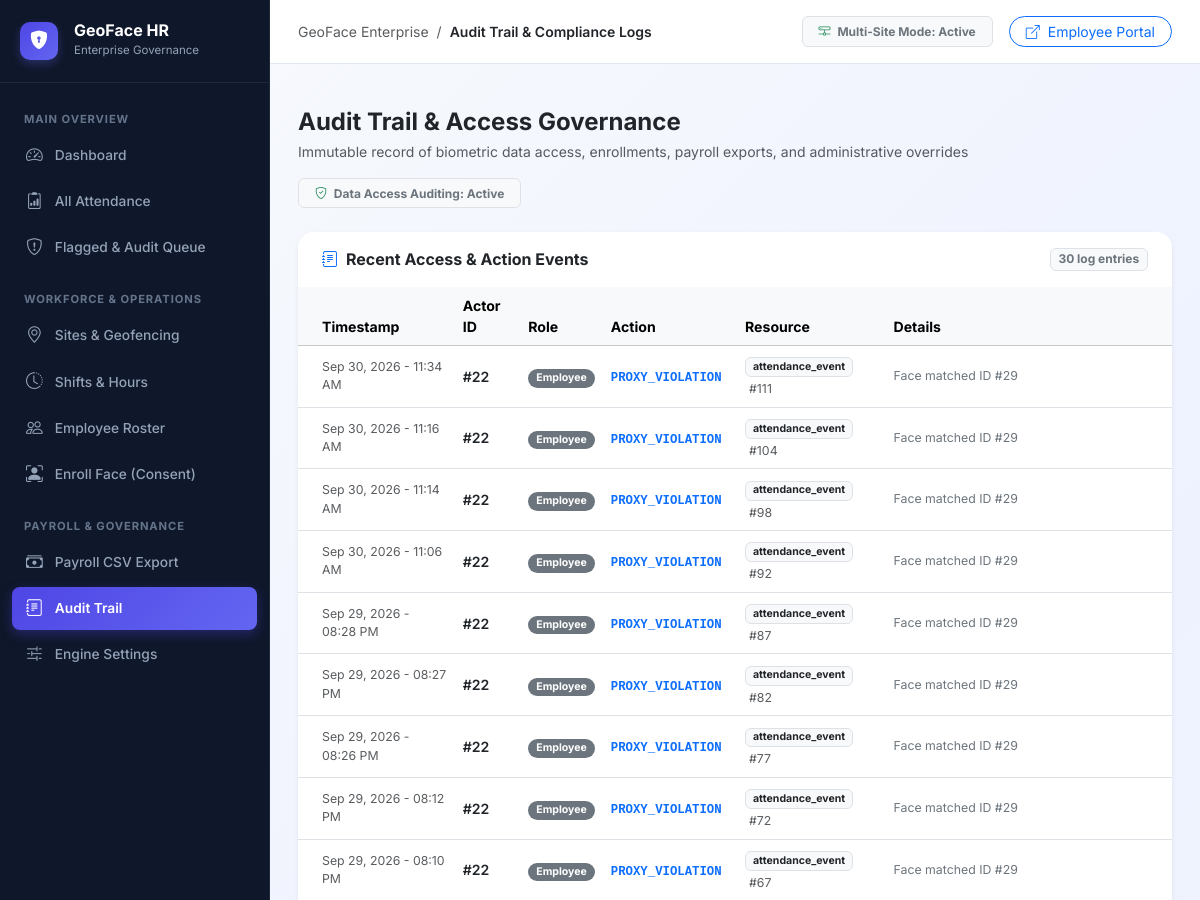
/admin/audit-logs (signed in, upper part), run on an earlier commit of the app's database.
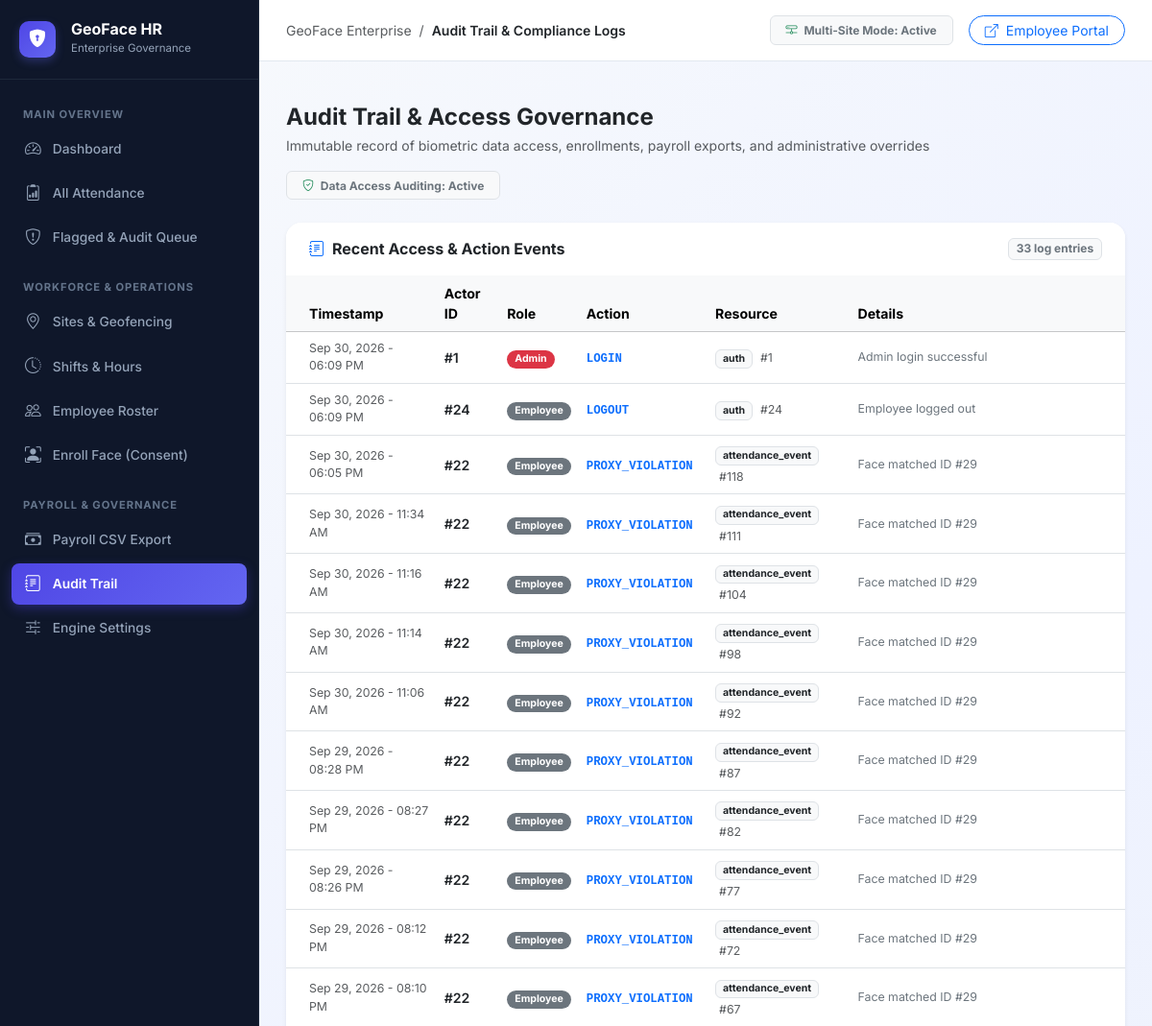
And on a later commit of the database.
### tables this page shows
CREATE TABLE audit_logs (
            id INTEGER PRIMARY KEY AUTOINCREMENT,
            actor_id INTEGER,
            actor_role TEXT,
            action TEXT NOT NULL,
            resource_type TEXT NOT NULL,
            resource_id TEXT,
            details TEXT,
            created_at TEXT NOT NULL
        );

### blueprints/admin/routes.py (the view)
@admin_bp.route("/audit-logs")
@login_required_admin
def audit_logs():
    conn = get_db_connection()
    c = conn.cursor()
    c.execute("""
        SELECT * FROM audit_logs
        ORDER BY created_at DESC
        LIMIT 250
    """)
    logs = [dict(r) for r in c.fetchall()]
    conn.close()
    for l in logs:
        l["created_display"] = format_local_timestamp(l["created_at"], include_year=True)
    return render_template("admin/audit_logs.html", logs=logs)

### config.py (called while the page is built)
def get_app_timezone():
    tz_str = os.environ.get("APP_TIMEZONE") or os.environ.get("TIMEZONE") or "Asia/Kolkata"
    try:
        return zoneinfo.ZoneInfo(tz_str)
    except Exception:
        try:
            return datetime.timezone(datetime.timedelta(hours=5, minutes=30))
        except Exception:
            return datetime.timezone.utc

def format_local_timestamp(iso_val, include_year=True):
    if not iso_val:
        return "—"
    try:
        if isinstance(iso_val, str):
            clean_str = iso_val.replace("Z", "+00:00")
            dt = datetime.datetime.fromisoformat(clean_str)
        elif isinstance(iso_val, datetime.datetime):
            dt = iso_val
        else:
            return str(iso_val)
        if dt.tzinfo is None:
            dt = dt.replace(tzinfo=datetime.timezone.utc)
        app_tz = get_app_timezone()
        local_dt = dt.astimezone(app_tz)
        if include_year:
            return local_dt.strftime("%b %d, %Y - %I:%M %p")
        return local_dt.strftime("%b %d - %I:%M %p")
    except Exception:
        return str(iso_val)

### templates/admin/audit_logs.html (shortened to what this page needs)
{% extends "admin/base_admin.html" %}
{% block page_title %}Audit Trail & Compliance Logs{% endblock %}
{% block content %}
<div class="d-flex flex-wrap justify-content-between align-items-center mb-4 gap-3">
    <div>
        <h4 class="fw-bold text-dark mb-1">Audit Trail & Access Governance</h4>
        <p class="text-muted small mb-0">Immutable record of biometric data access, enrollments, payroll exports, and administrative overrides</p>
    </div>
    <span class="badge bg-light text-secondary border px-3 py-2">
        <i class="bi bi-shield-check text-success me-1"></i> Data Access Auditing: Active
    </span>
</div>
<div class="card border-0 shadow-sm rounded-4 overflow-hidden bg-white mb-4">
    <div class="card-header bg-white border-0 py-3 px-4 d-flex justify-content-between align-items-center">
        <h6 class="fw-bold mb-0 text-dark"><i class="bi bi-journal-text text-primary me-2"></i>Recent Access & Action Events</h6>
        <span class="badge bg-light text-secondary border">{{ logs|length }} log entries</span>
    </div>
    <div class="table-responsive">
        <table class="table table-hover align-middle mb-0" style="font-size: 0.88rem;">
            <thead class="table-light text-secondary">
                <tr>
                    <th class="ps-4">Timestamp</th>
                    <th>Actor ID</th>
                    <th>Role</th>
                    <th>Action</th>
                    <th>Resource</th>
                    <th>Details</th>
                </tr>
            </thead>
            <tbody>
                {% if logs %}
                    {% for l in logs %}
                    <tr>
                        <td class="ps-4 text-muted small">{{ l.created_display }}</td>
                        <td class="fw-semibold text-dark">#{{ l.actor_id }}</td>
                        <td>
                            {% if l.actor_role == 'admin' %}
                            <span class="badge bg-danger rounded-pill px-2 py-1">Admin</span>
                            {% elif l.actor_role == 'manager' %}
                            <span class="badge bg-warning text-dark rounded-pill px-2 py-1">Manager</span>
                            {% else %}
                            <span class="badge bg-secondary rounded-pill px-2 py-1">Employee</span>
                            {% endif %}
                        </td>
                        <td>
                            <code class="fw-bold text-primary">{{ l.action }}</code>
                        </td>
                        <td>
                            <span class="badge bg-light text-dark border">{{ l.resource_type }}</span>
                            {% if l.resource_id %}<span class="text-muted small ms-1">#{{ l.resource_id }}</span>{% endif %}
                        </td>
                        <td class="text-secondary small">{{ l.details or '—' }}</td>
                    </tr>
                    {% endfor %}
                {% else %}
                    <tr>
                        <td colspan="6" class="text-center py-4 text-muted">No audit logs recorded yet.</td>
                    </tr>
                {% endif %}
            </tbody>
        </table>
    </div>
</div>
{% endblock %}

What changed in the data, as far as the page shows it:
added audit_logs: created_display "Sep 30, 2026 - 06:09 PM", actor_id "1", actor_role "Admin", action "LOGIN", resource_type "auth", resource_id "1", details "Admin login successful"
added audit_logs: created_display "Sep 30, 2026 - 06:09 PM", actor_id "24", actor_role "Employee", action "LOGOUT", resource_type "auth", resource_id "24", details "Employee logged out"
added audit_logs: created_display "Sep 30, 2026 - 06:05 PM", actor_id "22", actor_role "Employee", action "PROXY_VIOLATION", resource_type "attendance_event", resource_id "118", details "Face matched ID #29"
Also different on the page:
{{ logs|length }}: "30" → "33"
